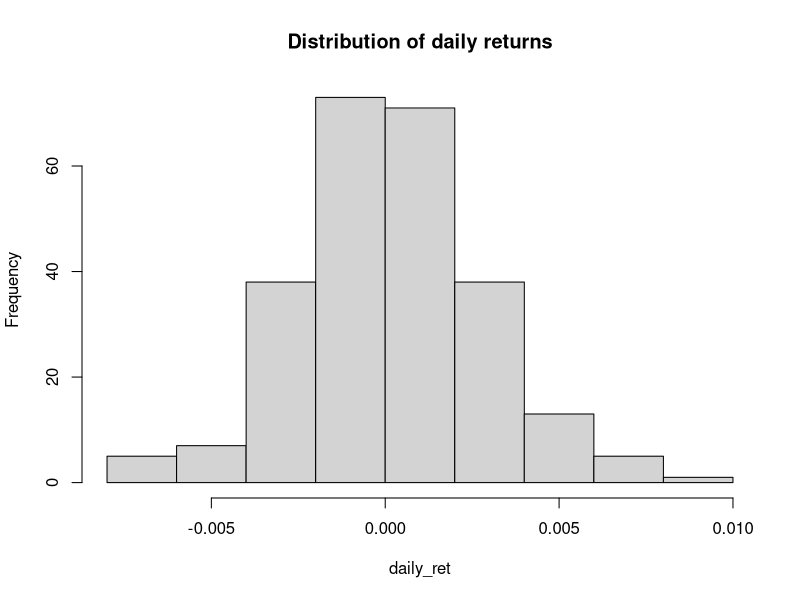

This figure's R source:
## ---- chunk 1
knitr::opts_chunk$set(echo = TRUE)
## ---- chunk 2
#import libraries
library(readxl)
library(xts)
#import the dataset 
data = read_xlsx("Data for Case 2.xlsx", range = "B5:D257")
xtsdata = xts(data[-1], order.by = data$Date)
#compute long /short position and portfolio value 
short = xtsdata$`Coupon Strip (Price per $100 of face value)`
long = xtsdata$`Principal Strip (Price per $100 of face value)`
initial_cap = 5
cash  = short[1] - long[1]
xtsdata$portfolio = rep(initial_cap) + as.numeric(cash) - short + long
#compute the return and performance stats
daily_ret = as.numeric(xtsdata$portfolio[-1]/lag(xtsdata$portfolio)[-1] -1)
hist(daily_ret,main='Distribution of daily returns')
annual_ret = prod(daily_ret+1)-1
volatility = sd(daily_ret)
annual_vol = sqrt(nrow(xtsdata)) * volatility
rf = 0.002
SR = (annual_ret - rf)/annual_vol
## ---- chunk 3
output=list("annual realized return"=annual_ret,'annual return volatility'=annual_vol,'annualized Sharpe ratio'=SR)
output
